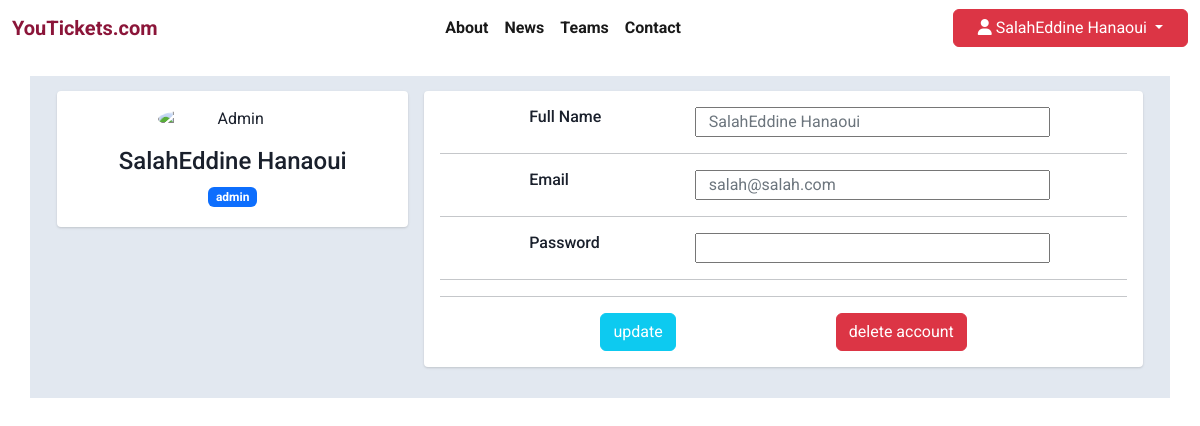
The app's page /pages/spectator/spectatorProfile.php (signed in) with its own data.
### tables this page shows
CREATE TABLE `users` (
  `id` int(11) NOT NULL,
  `name` varchar(255) DEFAULT NULL,
  `email` varchar(255) DEFAULT NULL,
  `password` varchar(255) DEFAULT NULL,
  `role` varchar(255) DEFAULT NULL
);

### config/database.php (called while the page is built, shortened)
<?php
class Database {
    private $host = "localhost";
    private $dbName = "fifa";
    private $username = "root";
    private $password = "";
    public function __construct(){
        $this->con = new PDO('mysql:host='.$this->host.';dbname='.$this->dbName.';charset=utf8', $this->username, $this->password);
        return true;
    }
}
?>

### classes/SignUp.class.php (called while the page is built, shortened)
<?php
 require_once __DIR__.'/../config/database.php';
class SignUp extends Database {
   public function getRows($query, $param=[]){
    try{
        $sqlstatment = $this->con->prepare($query);
        $sqlstatment->execute($param);
        return $sqlstatment->fetchAll(PDO::FETCH_ASSOC);
       }catch(Exception $e){
            $e->getMessage();
       }
   }
}

### controllers/editprofilespecController.php (called while the page is built, shortened)
<?php
require_once(__DIR__.'/../classes/SignUp.class.php');
$dsn=new SignUp();
$emailS = $_SESSION["email"];
$getrow = $dsn->getRows("SELECT * FROM users WHERE email=?", array($emailS));
?>

### pages/spectator/spectatorProfile.php (the view, shortened to what this page needs)
<?php
$title = 'Profile';
require_once('../../controllers/editprofilespecController.php');
include_once '../../includes/spectator/head.php';
?>
<body class="g-sidenav-show bg-gray-100">
    <main class="main-content position-relative max-height-vh-100 h-100 border-radius-lg ">
    <?php
include_once '../../includes/spectator/navbar.php';
?>
        <div class="container" id="profile">
            <div class="main-body">
              <div class="row gutters-sm">
                <div class="col-md-4 mb-3">
                  <div class="card">
                    <div class="card-body">
                      <div class="d-flex flex-column align-items-center text-center">
                        <img src="https://bootdey.com/img/Content/avatar/avatar7.png" alt="Admin" class="rounded-circle" width="150">
                        <div class="mt-3">
                          <h4><?= $val["name"]?></h4>
                          <p class="badge text-bg-primary mb-1"><?= $val["role"]?></p>
                        </div>
                      </div>
                    </div>
                  </div>
                </div>
                <div class="col-md-8">
                  <div class="card mb-3">
                    <div class="card-body">
                      <form  method="post">
                        <div class="row justify-content-center ">
                          <div class="col-sm-3">
                            <h6 class="mb-0">Full Name</h6>
                          </div>
                          <input name="nameProfile" class="col-sm-9 text-secondary w-50" type="text" value="<?=$val["name"] ?>"></input>
                        </div>
                        <hr>
                        <div class="row justify-content-center ">
                          <div class="col-sm-3">
                            <h6 class="mb-0">Email</h6>
                          </div>
                          <input name="emailProfile" class="col-sm-9 text-secondary w-50" type="email" value="<?= $val["email"]?>"></input>
                        </div>
                        <hr>
                        <div class="row justify-content-center ">
                          <div class="col-sm-3">
                            <h6 class="mb-0">Password</h6>
                          </div>
                          <input name="passwordProfile" class="col-sm-9 text-secondary w-50" type="password" value=""></input>
                        </div>
                        <hr>
                        <hr>
                        <div class="row ">
                          <div class="col-sm-12 d-flex justify-content-evenly">
                            <input type="submit" name="updateProfile" class="btn btn-info text-white"  value="update">
                            <input type="submit" name="deleteProfile" class="btn btn-danger" value="delete account">
                          </div>
                        </div>
                      </form>
                    </div>
                  </div>
                </div>
              </div>
            </div>
        </div>
    </main>
</body>
</html>

### includes/spectator/navbar.php (shortened to what this page needs)
<?php require_once('C:\xampp\htdocs\Gestion-des-Tickets---FIFA-World-Cup-Qatar-2022\classes\SignUp.class.php');?>
<nav class="navbar navbar-expand-md">
  <div class="container-fluid">
    <a id="Youtickets" class="navbar-brand fw-bold" href="<?= ($title == "Home")? "" : "../../"?>index.php">YouTickets.com</a>
    <div class="collapse navbar-collapse" id="navbarText">
      <ul class="navbar-nav m-auto mb-2 mb-lg-0 d-flex justify-content-center align-items-center">
        <li class="nav-item ">
          <a class="nav-link active fw-bold" aria-current="page" href="#">About</a>
        </li>
        <li class="nav-item">
          <a class="nav-link active fw-bold" aria-current="page" href="#">News</a>
        </li>
        <li class="nav-item">
          <a class="nav-link active fw-bold" aria-current="page" href="#">Teams</a>
        </li>
        <li class="nav-item">
          <a class="nav-link active fw-bold" aria-current="page" href="#">Contact</a>
        </li>
      </ul>
      <?php if(!isset($_SESSION["id"])){ ?>
            <div class="d-flex justify-content-center">
            <button id="btnLogin" class="btn btn-outline m-2 text-nowrap" type="button" data-bs-toggle="modal" data-bs-target="#login">log In</button>
            <button id="btnSignup" class="btn btn-outline m-2 text-nowrap" type="button" data-bs-toggle="modal" data-bs-target="#signup">Sign Up</button>
      </div>
        <?php }else{
        $dsn = new Signup();
        $id=$_SESSION["id"];
        $sql =$dsn->getRows("SELECT * FROM users WHERE id=?",array($id));
        foreach($sql as $val)
        ?>
          <div class="dropdown">
            <button class="btn btn-danger dropdown-toggle px-4" type="button" data-bs-toggle="dropdown" aria-expanded="false">
            <i class="fa-solid fa-user"></i>
              <?= $val["name"];?>
            </button>
          </div>
        <?php }; ?>
    </div>
  </div>
</nav>

### assets/css/style.css (style rules this page uses)
:root { --primary-color: #ffffff; --secondary-color: #8b1539; }
html,body { width: 100%; font-family: 'Roboto', sans-serif, FontAwesome; margin: 0; padding: 0; height: 100vh; }
a { color: inherit; text-decoration: inherit; }
#Youtickets { color:var(--secondary-color); }
#profile { margin-top:20px; color: #1a202c; text-align: left; background-color: #e2e8f0; width: 95%; }
#profile .main-body { padding: 15px; }
#profile .card { box-shadow: 0 1px 3px 0 rgba(0,0,0,.1), 0 1px 2px 0 rgba(0,0,0,.06); }
#profile .card { position: relative; display: flex; flex-direction: column; min-width: 0; word-wrap: break-word; background-color: #fff; background-clip: border-box; border: 0 solid rgba(0,0,0,.125); border-radius: .25rem; }
#profile .card-body { flex: 1 1 auto; min-height: 1px; padding: 1rem; }
#profile .gutters-sm { margin-right: -8px; margin-left: -8px; }
#profile .gutters-sm>.col, .gutters-sm>[class*=col-] { padding-right: 8px; padding-left: 8px; }
#profile .mb-3, .my-3 { margin-bottom: 1rem!important; }

### records on screen
users: name "SalahEddine Hanaoui", role "admin", nameProfile "SalahEddine Hanaoui", emailProfile "salah@salah.com"
